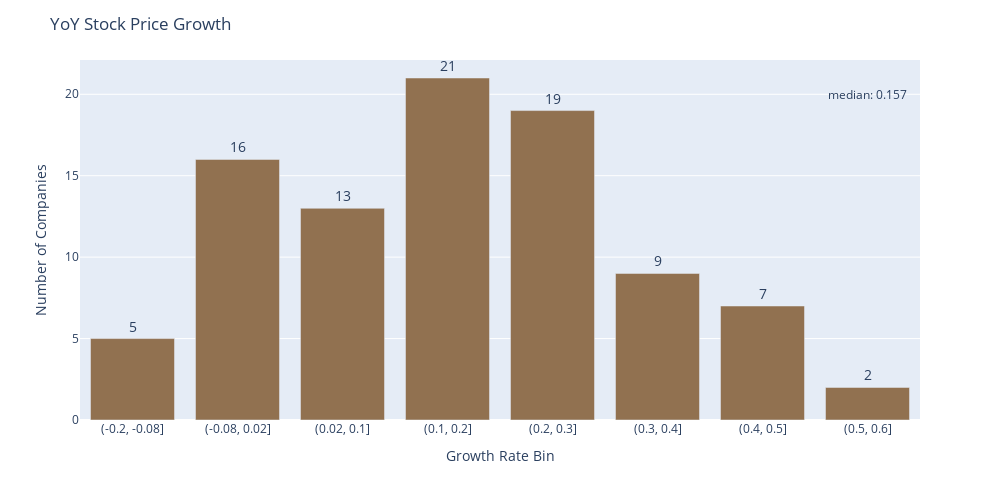

Notebook cell for this chart:
### Code cell
yoy_growth_bottom = analysis_df['yoy_growth'].mean() - analysis_df['yoy_growth'].std()

la_analysis_df = analysis_df[analysis_df['yoy_growth'] > yoy_growth_bottom]
la_analysis_df.loc[:,'yoy_growth_bin'] = pd.cut(la_analysis_df['yoy_growth'], 8, precision = 1)
la_analysis_df2 = la_analysis_df[['ticker','yoy_growth_bin']].groupby('yoy_growth_bin').count().reset_index()
la_analysis_df2.loc[:,'yoy_growth_bin'] = la_analysis_df2['yoy_growth_bin'].astype('str')


fig = px.bar(la_analysis_df2, x='yoy_growth_bin', y='ticker', text = 'ticker')

fig.update_traces(textposition='outside',
                  texttemplate='%{text}',
                  marker_color='#917150',
                  textfont_size=14)

fig.update_layout(title_text = 'YoY Stock Price Growth',
                  yaxis_title = 'Number of Companies',
                  xaxis_title = 'Growth Rate Bin',
                  height = 500, width = 1000)

fig.add_annotation(x=7, y=20,
            text="median: {}".format(analysis_df['yoy_growth'].median()),
            showarrow=False)

fig.update_layout(showlegend=False)

fig.show()

### Figure 1 — Plotly figure (JSON) as saved in the notebook; plotly's stock layout.template omitted (floating-point values rounded to 4 significant figures)
{"data": [{"alignmentgroup": "True", "hoverlabel": {"namelength": 0}, "hovertemplate": "yoy_growth_bin=%{x}<br>ticker=%{text}", "legendgroup": "", "marker": {"color": "#917150"}, "name": "", "offsetgroup": "", "orientation": "v", "showlegend": false, "text": [5, 16, 13, 21, 19, 9, 7, 2], "textfont": {"size": 14}, "textposition": "outside", "texttemplate": "%{text}", "type": "bar", "x": ["(-0.2, -0.08]", "(-0.08, 0.02]", "(0.02, 0.1]", "(0.1, 0.2]", "(0.2, 0.3]", "(0.3, 0.4]", "(0.4, 0.5]", "(0.5, 0.6]"], "xaxis": "x", "y": [5, 16, 13, 21, 19, 9, 7, 2], "yaxis": "y"}], "layout": {"annotations": [{"showarrow": false, "text": "median: 0.157", "x": 7, "y": 20}], "barmode": "relative", "height": 500, "legend": {"tracegroupgap": 0}, "margin": {"t": 60}, "showlegend": false, "title": {"text": "YoY Stock Price Growth"}, "width": 1000, "xaxis": {"anchor": "y", "domain": [0, 1], "title": {"text": "Growth Rate Bin"}}, "yaxis": {"anchor": "x", "domain": [0, 1], "title": {"text": "Number of Companies"}}}}
